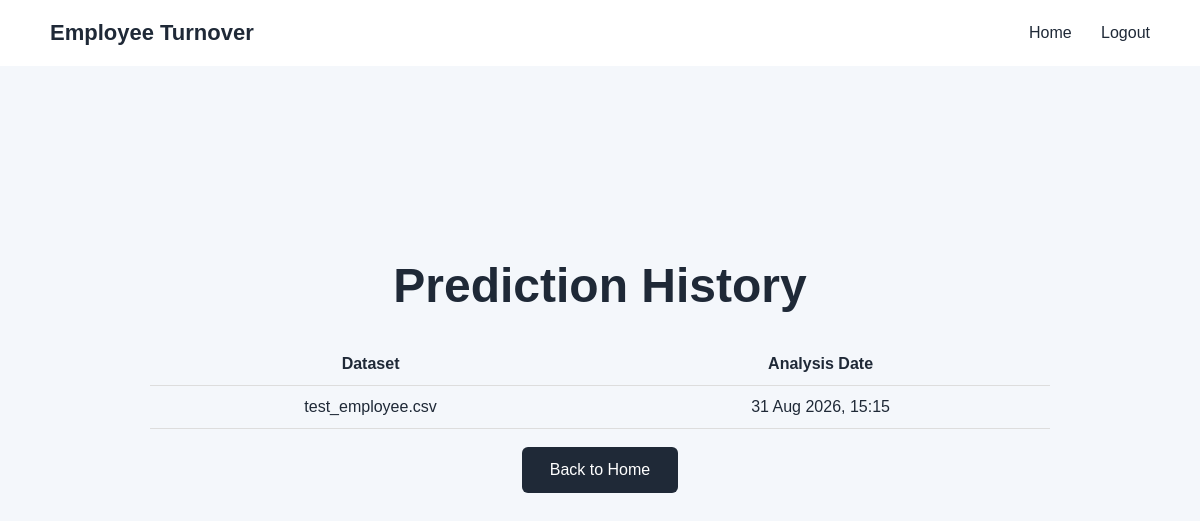
/history/ (signed in), run on an earlier commit of the app's database.
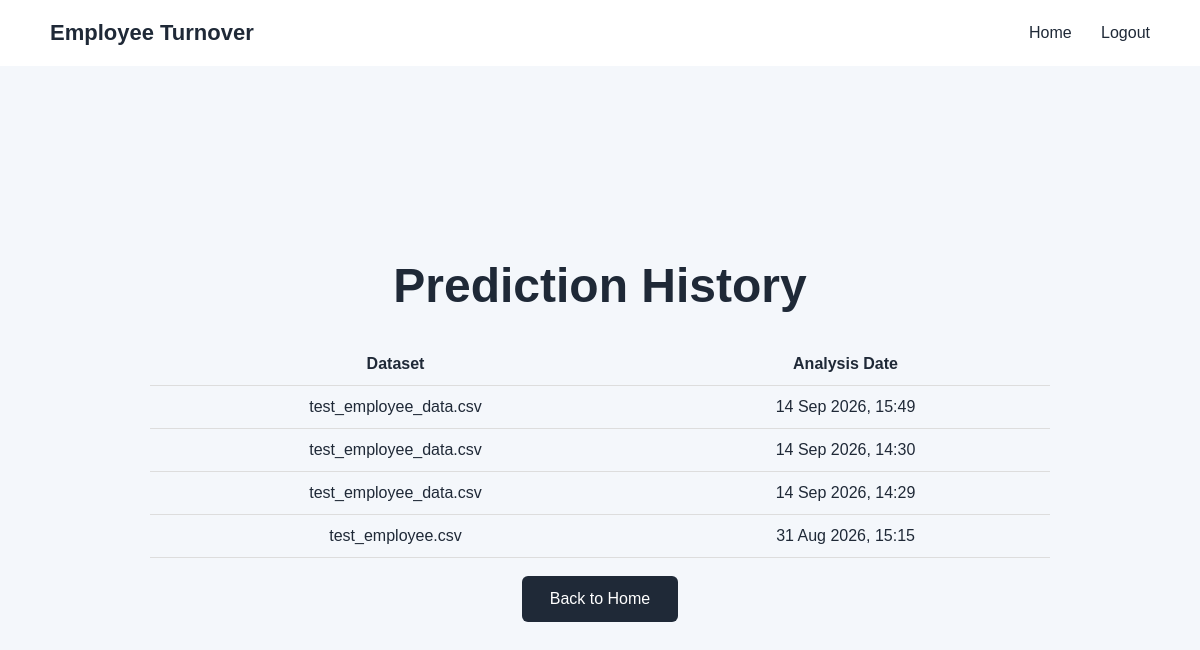
And on a later commit of the database.
### core/models.py (models this page shows, shortened)
class AnalysisResult(models.Model):
    user = models.ForeignKey(User, on_delete=models.CASCADE)
    upload_filename = models.CharField(max_length=255)
    uploaded_file = models.FileField(upload_to="datasets/", blank=True, null=True)
    total_employees = models.PositiveIntegerField(default=0)
    predicted_turnover_count = models.PositiveIntegerField(default=0)
    average_turnover_probability = models.FloatField(default=0.0)
    analysis_date = models.DateTimeField(auto_now_add=True)
    class Meta:
        ordering = ["-analysis_date"]

### core/views.py (the view)
# urls.py: path("history/", prediction_history, name="prediction_history"),
def prediction_history(request):
    if not request.user.is_authenticated:
        return redirect("login")
    analyses = AnalysisResult.objects.filter(user=request.user)
    return render(
        request,
        "prediction_history.html",
        {"analyses": analyses},
    )

### templates/prediction_history.html (shortened to what this page needs)
{% load static %}
<!DOCTYPE html>
<html lang="en">
<head>
    <link rel="stylesheet" href="{% static 'css/style.css' %}">
</head>
<body>
<nav class="navbar">
    <div class="logo">Employee Turnover</div>
    <div class="nav-links">
        <a href="{% url 'home' %}">Home</a>
        <a href="{% url 'logout' %}">Logout</a>
    </div>
</nav>
<main class="hero">
    <h1>Prediction History</h1>
    {% if analyses %}
    <table>
        <thead>
            <tr>
                <th>Dataset</th>
                <th>Analysis Date</th>
            </tr>
        </thead>
        <tbody>
            {% for analysis in analyses %}
            <tr>
                <td>{{ analysis.upload_filename }}</td>
                <td>{{ analysis.analysis_date|date:"d M Y, H:i" }}</td>
            </tr>
            {% endfor %}
        </tbody>
    </table>
    {% else %}
    <p>No prediction history available yet.</p>
    {% endif %}
    <br>
    <a href="{% url 'home' %}" class="button">Back to Home</a>
</main>
</body>
</html>

What changed in the data, as far as the page shows it:
added AnalysisResult: upload_filename "test_employee_data.csv", analysis_date "14 Sep 2026, 15:49"
added AnalysisResult: upload_filename "test_employee_data.csv", analysis_date "14 Sep 2026, 14:30"
added AnalysisResult: upload_filename "test_employee_data.csv", analysis_date "14 Sep 2026, 14:29"
